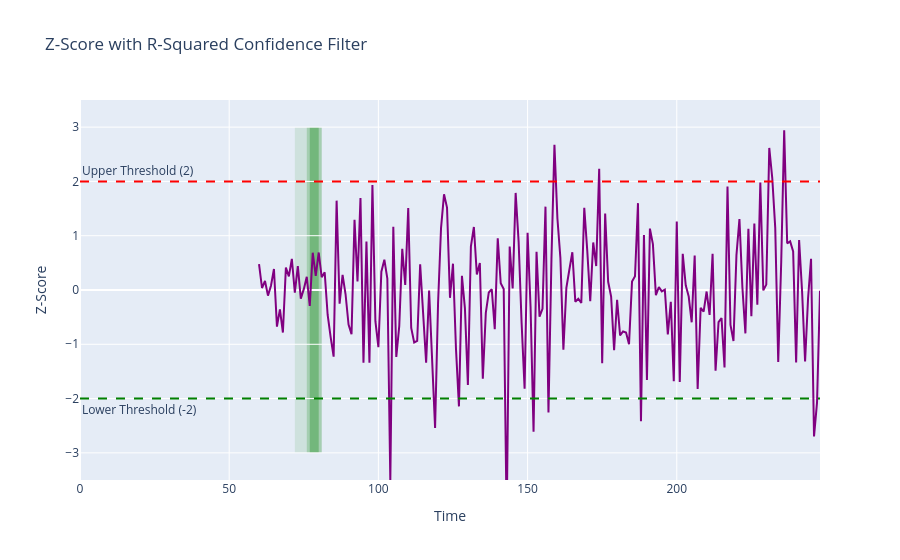

Write notebook code for a chart like this one.
### Code cell
def main():
    df = create_index()
    df = GXY_log_returns(df)
    df = pair_log_returns(df, PAIR)
    df, coef, intercept = regression(df, PAIR)
    # df = test_linearity(df, coef, intercept, "PAIR")
    halflife = calculate_halflife(df['Residuals'])
    if not np.isfinite(halflife): halflife = 20
    std_dev = std_from_residuals(df['Residuals'])
    plot_residuals_with_std(df, df['Residuals'], std_dev)
    zscore = calculate_rolling_zscore(df['Residuals'], window=round(halflife * 100))
    plot_zscore_with_confidence(zscore, df['Rolling_R2'])
    plt.figure(figsize=(25, 6))
    plt.plot(df.Rolling_R2)

    return df

df = main()
# plt.figure(figsize=(12, 6))
# plt.plot(df["time"], df["EUR_Index_Returns"], label="EUR Index", color='blue')
# plt.plot(df["time"], df["EURUSD_Returns"], label="EURUSD", color='red')

### Figure 1 — Plotly figure (JSON) as saved in the notebook; plotly's stock layout.template omitted (floating-point values rounded to 4 significant figures; data arrays with more than 128 entries replaced by an {"elided": "..."} marker saying what was removed)
{"data": [{"line": {"color": "purple", "width": 2}, "mode": "lines", "name": "Z-Score", "type": "scatter", "x": {"elided": "249 int values"}, "y": {"elided": "249 float values"}}], "layout": {"annotations": [{"showarrow": false, "text": "Upper Threshold (2)", "x": 0, "xanchor": "left", "xref": "x domain", "y": 2, "yanchor": "bottom", "yref": "y"}, {"showarrow": false, "text": "Lower Threshold (-2)", "x": 0, "xanchor": "left", "xref": "x domain", "y": -2, "yanchor": "top", "yref": "y"}], "legend": {"orientation": "h", "x": 1, "xanchor": "right", "y": 1.02, "yanchor": "bottom"}, "shapes": [{"fillcolor": "rgba(0, 128, 0, 0.1)", "layer": "below", "line": {"width": 0}, "name": "High Confidence > 0.55", "type": "rect", "x0": 72, "x1": 81, "xref": "x", "y0": -3, "y1": 3, "yref": "y"}, {"fillcolor": "rgba(0, 128, 0, 0.2)", "layer": "below", "line": {"width": 0}, "name": "High Confidence > 0.65", "type": "rect", "x0": 76, "x1": 81, "xref": "x", "y0": -3, "y1": 3, "yref": "y"}, {"fillcolor": "rgba(0, 128, 0, 0.3)", "layer": "below", "line": {"width": 0}, "name": "Very High Confidence > 0.70", "type": "rect", "x0": 77, "x1": 80, "xref": "x", "y0": -3, "y1": 3, "yref": "y"}, {"line": {"color": "red", "dash": "dash"}, "type": "line", "x0": 0, "x1": 1, "xref": "x domain", "y0": 2, "y1": 2, "yref": "y"}, {"line": {"color": "green", "dash": "dash"}, "type": "line", "x0": 0, "x1": 1, "xref": "x domain", "y0": -2, "y1": -2, "yref": "y"}], "title": {"text": "Z-Score with R-Squared Confidence Filter"}, "xaxis": {"title": {"text": "Time"}}, "yaxis": {"range": [-3.5, 3.5], "title": {"text": "Z-Score"}}}}
